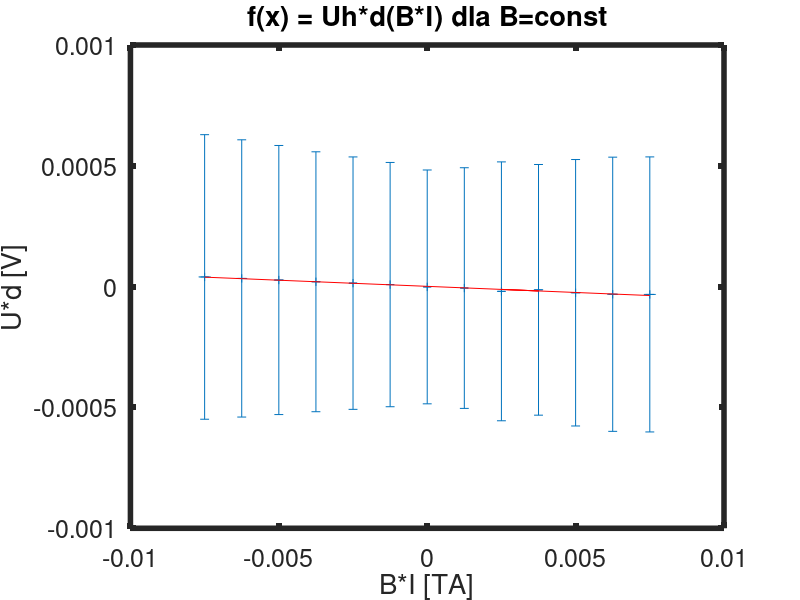
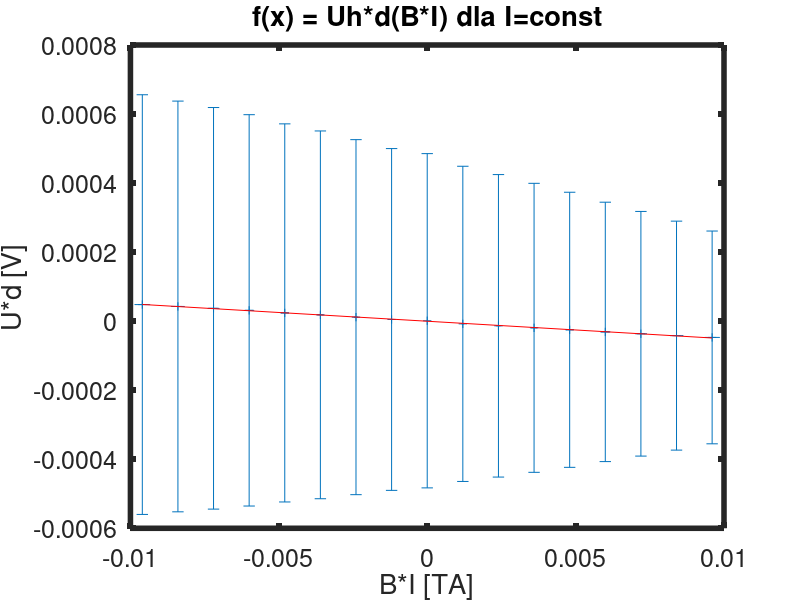

MATLAB code for these plots, in order:
Uh_Iconst = [
0.048
0.0426
0.0372
0.0313
0.0239
0.0183
0.0116
0.0049
0.0012
-0.0078
-0.0135
-0.0193
-0.025
-0.0311
-0.0365
-0.0419
-0.0471
];

Uh_Bconst = [
-0.0322
-0.0315
-0.0253
-0.0194
-0.0132
-0.0059
-0.0011
0.0085
0.0145
0.0202
0.0274
0.034
0.0401
];

B_Iconst = [
-0.32
-0.28
-0.24
-0.2
-0.16
-0.12
-0.08
-0.04
0.00 %zaokrągliłem zgodnie z resztą
0.04
0.08
0.12
0.16
0.2
0.24
0.28
0.32 ];

I_Bconst = [
0.03
0.025
0.02
0.01
0.015
0.005
0
-0.005
-0.01
-0.015
-0.02
-0.025
-0.03 ];

format short
pkg load statistics

% grubość płytki [m]
d = 0.001
ud = 0.0001/2 % z tabliczki (podzielić przez 2 bo to jest rozszerzona)
uI = 0.0005 % z tabliczki


Bconst = 0.250
Iconst = 0.030

% fake dane
% d = 1
% ud = 0.1
% Bconst = 250
% Iconst = 030

uB_Iconst = B_Iconst .* 0.02 % z tabliczki
uB_Bconst = Bconst .* 0.02 % z tabliczki

% B = CONST
Uh_x_d_Bconst = Uh_Bconst .* d;							% y = Uh*d
B_x_I_Bconst = I_Bconst .* Bconst;                                       	% x = B*I
uUh_Bconst = ( abs(Uh_Bconst).*0.005+0.4*0.001)/(sqrt(3))				% niepewność Uh
uUh_x_d_Bconst = ( (abs(Uh_Bconst) .* ud).^2 + (d * uUh_Bconst) ).^(0.5)		% niepewność y
uB_x_I_Bconst = ( (abs(I_Bconst) .* uB_Bconst).^2 + (Bconst .* uI).^2 ).^(0.5)       % niepewność x

% I = CONST
Uh_x_d_Iconst = Uh_Iconst .* d;							% y = Uh*d
B_x_I_Iconst = B_Iconst .* Iconst;						% x = B*I
uUh_Iconst = (Uh_Iconst.*0.005+0.4*0.001)/(sqrt(3))				% niepewność Uh
uUh_x_d_Iconst = ( (Uh_Iconst .* ud).^2 + (d * uUh_Iconst) ).^(0.5)		% niepewność y
uB_x_I_Iconst = ( (Iconst .* uB_Iconst).^2 + (B_Iconst .* uI).^2 ).^(0.5)	% niepewność x

% niepewność U*d JEST POMIJALNIE MAŁA w stosunku do B*I

%TODO złożyć z niepewnością d

% 1. Sporządzić wykresy zależności iloczynu napięcia Halla i grubości płytki od wartości iloczynu
% indukcji pola magnetycznego i natężenia prądu sterującego: (a) przy stałej wartości indukcji
% pola magnetycznego i (b) przy stałej wartości natężenia prądu. Punkty pomiarowe muszą
% posiadać odcinki niepewności.

% 2. Obliczyć stałą Halla metodą najmniejszej sumy kwadratów przy użyciu programu Origin.
% Sprawdzić wartość testu χ2 dla otrzymanych prostych. Wyznaczyć niepewność typu B
% i niepewność złożoną stałej Halla.

% [p, p_int, r, r_int, stats] = regress(a, F);
%
% intercept = p(1)
% slope = p(2)
% lower_bound_ci_intercept = p_int(1,1)
% upper_bound_ci_intercept = p_int(1,2)
% lower_bound_ci_slope = p_int(2,1)
% upper_bound_ci_slope = p_int(2,2)
%
% intercept_stderr = (upper_bound_ci_intercept - intercept) / 1.96
% slope_stderr = (upper_bound_ci_slope - slope) / 1.96
%
% R2 = stats(1)


% PW style chi2 statistic for testing linear goodness of fit
function retval = chi2(y_observed, y_fitted, y_uncertainty)
	% chi2 = sum(((y - y_fit).^2) ./ (u_y.^2));
	retval = sum( y_uncertainty.^(-2) .* (y_observed - y_fitted).^2 );
endfunction

% get critial chi2 value
function retval = chi2_crit(alpha, dof)
	retval = chi2inv(1 - alpha, dof);
endfunction


function retval = lin_regression(x, y)
	disp("/////// LIN REG ////////")
	F = [ones(size(x)), x];   % design matrix with intercept

	[p, p_int, r, r_int, stats] = regress(y, F);

	intercept = p(1)
	slope = p(2)
	lower_bound_ci_intercept = p_int(1,1)
	upper_bound_ci_intercept = p_int(1,2)
	lower_bound_ci_slope = p_int(2,1)
	upper_bound_ci_slope = p_int(2,2)

	% intercept_stderr = abs(lower_bound_ci_intercept-upper_bound_ci_intercept)/(2*1.96)
	intercept_stderr = (upper_bound_ci_intercept - intercept) / 1.96
	slope_stderr = (upper_bound_ci_slope - slope) / 1.96

	R2 = stats(1)

	retval = p;
endfunction


function lin_regression_chi2(p, x, y, y_err)
% p is the output of regress()
	disp("/////// CHI2 ////////")
	fity = p(2)*x + p(1);
	CHI2 = chi2(y, fity, y_err)
	degs_of_freedom = length(y)-2
	CHI2_crit = chi2_crit(0.05, degs_of_freedom)

	if (CHI2 < CHI2_crit)
		disp("brak podstaw do odrzucenia hipotezy o liniowości")
	else
		disp("należy odrzucić hipotezę o liniowości")
	endif
endfunction



disp("")
disp("=======B CONST========")

p_Bconst = lin_regression(B_x_I_Bconst, Uh_x_d_Bconst);
lin_regression_chi2(p_Bconst, B_x_I_Bconst, Uh_x_d_Bconst, uUh_x_d_Bconst)
fity_Bconst = p_Bconst(2)*B_x_I_Bconst + p_Bconst(1);

figure(1)
p1 = errorbar(B_x_I_Bconst, Uh_x_d_Bconst, uB_x_I_Bconst, uUh_x_d_Bconst, "~>");
% p1 = plot(B_x_I_Bconst, Uh_x_d_Bconst);
set(p1, "linestyle", "none");
set(p1, "marker", "+");
set(gca, "linewidth", 4, "fontsize", 18);
xlabel ("B*I [TA]");
ylabel ("U*d [V]");
title ("f(x) = Uh*d(B*I) dla B=const");

hold on;
plot(B_x_I_Bconst, fity_Bconst, 'r-');
% plot(0, p_Bconst(1), 'ro', 'MarkerSize', 10); % intercept point in red circle

% legend("a(ch)","fit");
hold off;

disp("")
disp("=======I CONST========")

p_Iconst = lin_regression(B_x_I_Iconst, Uh_x_d_Iconst);
lin_regression_chi2(p_Iconst, B_x_I_Iconst, Uh_x_d_Iconst, uUh_x_d_Iconst)
fity_Iconst = p_Iconst(2)*B_x_I_Iconst + p_Iconst(1);

figure(2)
p1 = errorbar(B_x_I_Iconst, Uh_x_d_Iconst, uB_x_I_Iconst, uUh_x_d_Iconst, "~>");
set(p1, "linestyle", "none");
set(p1, "marker", "+");
set(gca, "linewidth", 4, "fontsize", 18);
xlabel ("B*I [TA]");
ylabel ("U*d [V]");
title ("f(x) = Uh*d(B*I) dla I=const");

hold on;
plot(B_x_I_Iconst, fity_Iconst, 'r-');
% legend("a(ch)","fit");
hold off;

disp("")
disp("======== niepewność złożona =======")

% PW fiz lab style std dev
function retval = std_dev(v)
	n = length(v);
	expected = mean(v);
	sum_sq_res = sum((v-expected).^2);
	retval = ( ( 1/( n*(n-1) ) ) * sum_sq_res )^(0.5);
endfunction


disp("typ A")
std_dev(I_Bconst)

% typ B
d = 0.1 * 10^(-3)
ud = 0.1/2 * 10^(-3)

I = -0.03
uI = 5*10^(-3)

B = 0.250
uB = 5*10^(-3)

Uh = 0.0401

ucRh = sqrt( ( Uh/(I*B) * ud )^2 + ( (-Uh*d)/(B*I^2) * uI )^2 + ( (-Uh*d)/(B^2*I) * uB)^2 )
